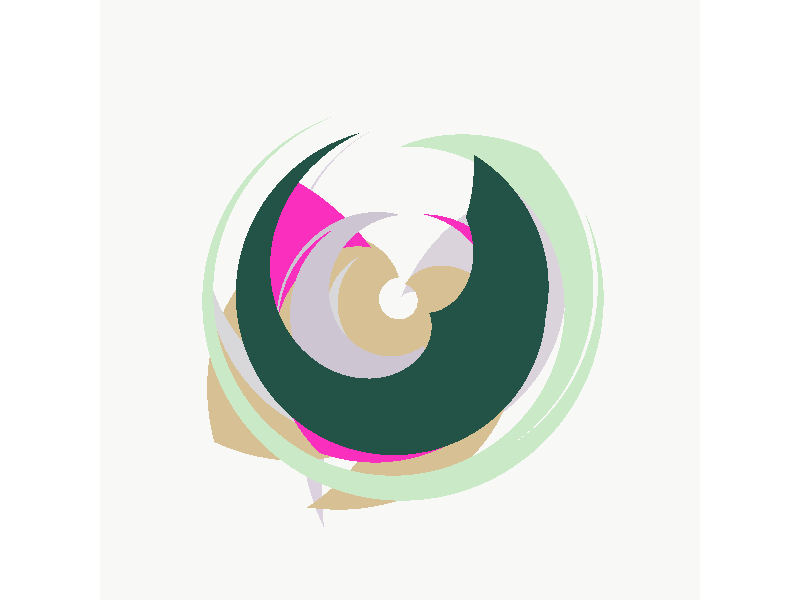

Write the R code that produced this figure.
## ---- chunk 1
library(ggplot2)
## ---- chunk 2
random_polygons <- function(n_edges = 4, n_polygons = 10, range_values = c(-10,10), 
                            colors = c('#FA2FBD', RColorBrewer::brewer.pal(5, name = 'Pastel1'), '#235347'), 
                            coord_polar = TRUE){
  
  # Generates random polygons
  # inspired by @venpopov from twitter
  #
  # Args:
  #   n_edges: number of edges of polygons 
  #   n_polygons: number of random generated polygons
  #   range_values: range of values for color coding the polygons
  #   colors: color palette based on ggplot2 color brewer colors, e.g. 'Pastel1'
  #   coord_polar: polar coordinates TRUE/FALSE
  # 
  # Returns:
  #   Plot of random polygons with emtpy background theme
  #   
  # v1.0 SG, 31.12.2019
  
  n_edges <-  as.numeric(n_edges)
  n_polygons <- as.numeric(n_polygons)
  ids <- rep(1:n_polygons, each = n_edges)
  values <-  rep(runif(n_polygons, -10, 10), each = n_edges)
  x_coord <- runif(n_edges*n_polygons, 1, 10)
  y_coord <- runif(n_edges*n_polygons, 1, 10)
  df_polygons <- data.frame(id = ids,
                            value = values,
                            x = x_coord,
                            y = y_coord)
  
  img <- ggplot2::ggplot(df_polygons, aes(x = x, y = y)) +
    geom_polygon(aes(fill = value, group = id)) +
    scale_fill_gradientn(colors = colors) + # different color palettes: see ?scale_fill_distiller
    theme_void() + # no background/grid/axes
    theme(legend.position = "none", 
          panel.background = element_rect(fill = "#f8f8f6", color = NA),
          plot.background = element_rect(fill = "#f8f8f6", color = NA),
          #panel.grid = element_blank(),   # Remove grid lines, which can look like a frame
          panel.border = element_blank()
          )
  
  if (coord_polar == TRUE){
    # structure + match.call to save call of the function
    structure(img + coord_polar(), CALL = match.call() ) 
  } else { 
    structure(img, CALL = match.call() ) 
  }
}
## ---- chunk 3
#| fig.asp: 1 # Makes the plot square, so that there are no white boxes on left and right
#| fig-align: "center"

custom_colors <- c('#FA2FBD', RColorBrewer::brewer.pal(5, name = 'Pastel1'), '#235347')

random_polygons(n_edges = 5,
                n_polygons = 8,
                coord_polar = TRUE,
                colors = custom_colors)
